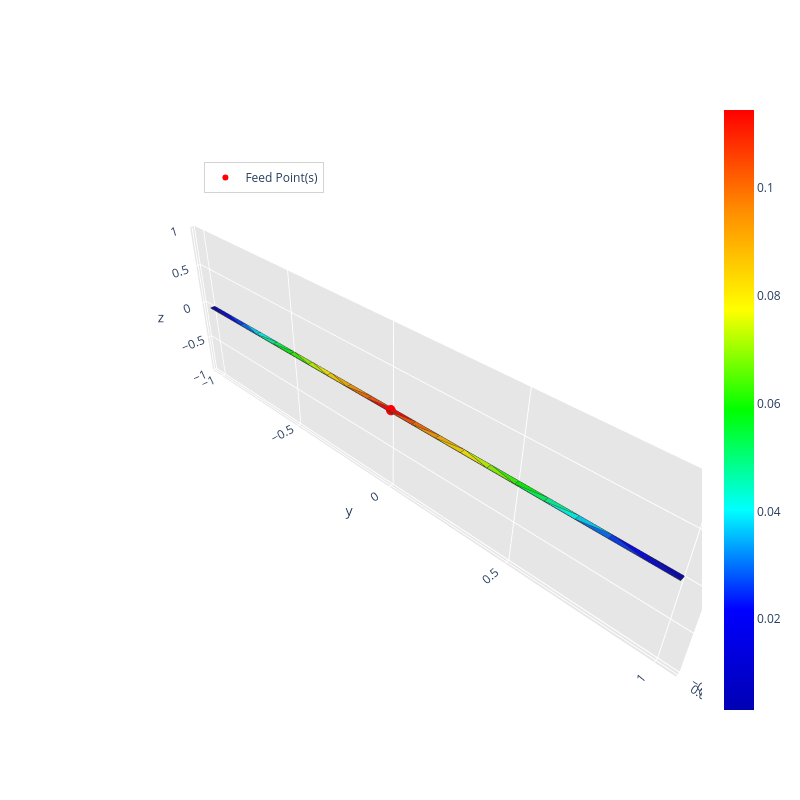

The cell this chart's notebook holds for it:
### Code cell
matrice_z, voltage, current, surface_current_density = radiation_algorithm(path.mat, frequency, feed_point)

### Figure 1 — Plotly figure (JSON) as saved in the notebook; plotly's stock layout.template omitted (floating-point values rounded to 4 significant figures; data arrays with more than 128 entries replaced by an {"elided": "..."} marker saying what was removed)
{"data": [{"facecolor": ["rgb(0, 0, 180)", "rgb(0, 0, 221)", "rgb(0, 0, 180)", "rgb(0, 0, 221)", "rgb(0, 0, 238)", "rgb(0, 109, 255)", "rgb(0, 56, 255)", "rgb(0, 255, 144)", "rgb(0, 255, 245)", "rgb(0, 214, 255)", "rgb(2, 255, 0)", "rgb(0, 255, 95)", "rgb(50, 255, 0)", "rgb(191, 255, 0)", "rgb(144, 255, 0)", "rgb(255, 221, 0)", "rgb(255, 242, 0)", "rgb(255, 108, 0)", "rgb(255, 158, 0)", "rgb(255, 179, 0)", "rgb(255, 0, 0)", "rgb(255, 81, 0)", "rgb(255, 81, 0)", "rgb(255, 0, 0)", "rgb(255, 158, 0)", "rgb(255, 108, 0)", "rgb(255, 221, 0)", "rgb(255, 179, 0)", "rgb(255, 242, 0)", "rgb(144, 255, 0)", "rgb(191, 255, 0)", "rgb(0, 255, 95)", "rgb(2, 255, 0)", "rgb(50, 255, 0)", "rgb(0, 255, 244)", "rgb(0, 255, 144)", "rgb(0, 109, 255)", "rgb(0, 214, 255)", "rgb(0, 56, 255)", "rgb(0, 0, 238)"], "i": [4, 41, 3, 2, 41, 40, 41, 38, 39, 40, 37, 38, 37, 36, 37, 35, 36, 33, 34, 35, 12, 33, 13, 32, 14, 31, 15, 30, 16, 18, 17, 19, 26, 27, 20, 25, 21, 24, 22, 23], "j": [0, 0, 23, 23, 4, 5, 5, 6, 6, 6, 7, 7, 8, 9, 9, 10, 10, 11, 11, 11, 13, 12, 14, 13, 15, 14, 16, 15, 17, 28, 28, 26, 27, 28, 25, 26, 24, 25, 24, 24], "k": [1, 4, 2, 22, 5, 6, 40, 7, 38, 39, 8, 37, 9, 10, 36, 11, 35, 12, 33, 34, 32, 32, 31, 31, 30, 30, 29, 29, 29, 17, 29, 18, 18, 18, 19, 19, 20, 20, 21, 22], "name": "", "type": "mesh3d", "x": [-0.01, 0.01, 0.01, -0.01, 0.01, 0.01, 0.01, 0.01, 0.01, 0.01, 0.01, 0.01, 0.01, 0.01, 0.01, 0.01, 0.01, 0.01, 0.01, 0.01, 0.01, 0.01, 0.01, -0.01, -0.01, -0.01, -0.01, -0.01, -0.01, -0.01, -0.01, -0.01, -0.01, -0.01, -0.01, -0.01, -0.01, -0.01, -0.01, -0.01, -0.01, -0.01], "y": [-1.0, -1.0, 1.0, 1.0, -0.9, -0.8, -0.7, -0.6, -0.5, -0.4, -0.3, -0.2, -0.1, 0.0, 0.1, 0.2, 0.3, 0.4, 0.5, 0.6, 0.7, 0.8, 0.9, 0.9, 0.8, 0.7, 0.6, 0.5, 0.4, 0.3, 0.2, 0.1, 0.0, -0.1, -0.2, -0.3, -0.4, -0.5, -0.6, -0.7, -0.8, -0.9], "z": [0.0, 0.0, 0.0, 0.0, 0.0, 0.0, 0.0, 0.0, 0.0, 0.0, 0.0, 0.0, 0.0, 0.0, 0.0, 0.0, 0.0, 0.0, 0.0, 0.0, 0.0, 0.0, 0.0, 0.0, 0.0, 0.0, 0.0, 0.0, 0.0, 0.0, 0.0, 0.0, 0.0, 0.0, 0.0, 0.0, 0.0, 0.0, 0.0, 0.0, 0.0, 0.0]}, {"line": {"color": "rgb(50, 50, 50)", "width": 1.5}, "mode": "lines", "showlegend": false, "type": "scatter3d", "x": {"elided": "200 float values"}, "y": {"elided": "200 float values"}, "z": {"elided": "200 int values"}}, {"hoverinfo": "none", "marker": {"color": [0.003138, 0.1145], "colorscale": [[0, "rgb(0, 0, 180)"], [0.1667, "rgb(0, 0, 255)"], [0.3333, "rgb(0, 255, 255)"], [0.5, "rgb(0, 255, 0)"], [0.6667, "rgb(255, 255, 0)"], [0.8333, "rgb(255, 140, 0)"], [1, "rgb(255, 0, 0)"]], "showscale": true, "size": 0.1}, "mode": "markers", "showlegend": false, "type": "scatter3d", "x": [-0.01], "y": [-1.0], "z": [0.0]}, {"marker": {"color": "red", "size": 6, "symbol": "circle"}, "mode": "markers+text", "name": "Feed Point(s)", "type": "scatter3d", "x": [0], "y": [0], "z": [0]}], "layout": {"height": 800, "legend": {"bgcolor": "rgba(255,255,255,0.7)", "bordercolor": "lightgray", "borderwidth": 1, "x": 0.2, "xanchor": "left", "y": 0.9, "yanchor": "top"}, "scene": {"aspectratio": {"x": 0.01, "y": 1, "z": 0.3}, "camera": {"eye": {"x": 0.65, "y": 0.65, "z": 0.65}}, "xaxis": {"backgroundcolor": "rgb(230, 230, 230)", "gridcolor": "rgb(255, 255, 255)", "showbackground": true, "zerolinecolor": "rgb(255, 255, 255)"}, "yaxis": {"backgroundcolor": "rgb(230, 230, 230)", "gridcolor": "rgb(255, 255, 255)", "showbackground": true, "zerolinecolor": "rgb(255, 255, 255)"}, "zaxis": {"backgroundcolor": "rgb(230, 230, 230)", "gridcolor": "rgb(255, 255, 255)", "showbackground": true, "zerolinecolor": "rgb(255, 255, 255)"}}, "title": {"text": ""}, "width": 800}}
